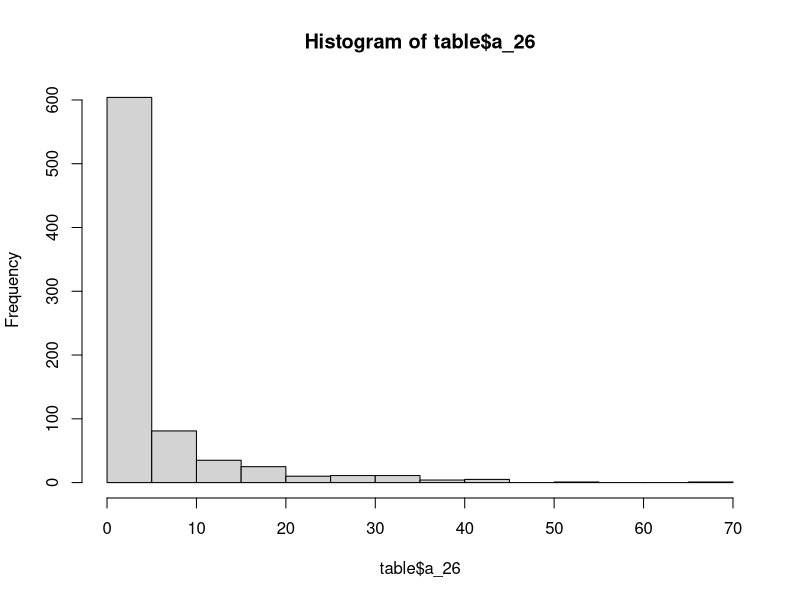

The R script that drew this image:
library(tidyverse)
library(ggplot2)

# PROBLEM 2 
# read this data to a tidy data frame in R, without changing the raw data file 
# and without hard coding line numbers

# Read the entire data file into memory using the readLines()-function. Use the
# URL direcly or read the data from the local file that is in the repository.
df <- readLines("suites_dw_Table1.txt")

# Identify the line number L of the separator line between the column names and
# the rest of the data table.
L <- 
  (substr(x = df, start = 1, stop = 3) == "---") %>% 
  which() 

# Save the variable descriptions (i.e. the information in lines 1:(L-2)) in a
# text-file for future reference using the cat()-function
cat(df[1:(L-2)], sep = "|", file = "variable_descriptions")

# Extract the variable names (i.e. line (L-1)), store the names in a vector.
variable_names <- 
  str_split(string = df[(L-2):(L-1)], pattern = "\\|") %>% 
  unlist() %>% 
  str_trim()

# Read the data. One way to do this is to rewrite the data to a new .csv-file
# with comma-separators for instance using cat() again, with the variable names
# from the step above on the first line (see for instance paste() for collapsing
# that vector to a single string with commas as separators).
table <- read.table("suites_dw_Table1.txt", header = FALSE, sep = "|", quote = "", 
           dec = ".", skip = L,)
colnames(table) <- variable_names[2:13]

# I have found another way here as I did not unerstoo how to do it 
# according to the description


# PROBLEM 3
# The authors of the papers referenced above claim that their galaxy catalog 
# is approximately complete because it is a representative sample of a 
# particular volume in space (the ball of radius 11 megaparsecs centered on 
# you and me). There are, however, some signs that the smaller objects are 
# under-represented in the sample. Can you make a plot that reveals this 
# tendency and a likely explanation?

hist(table$a_26)


